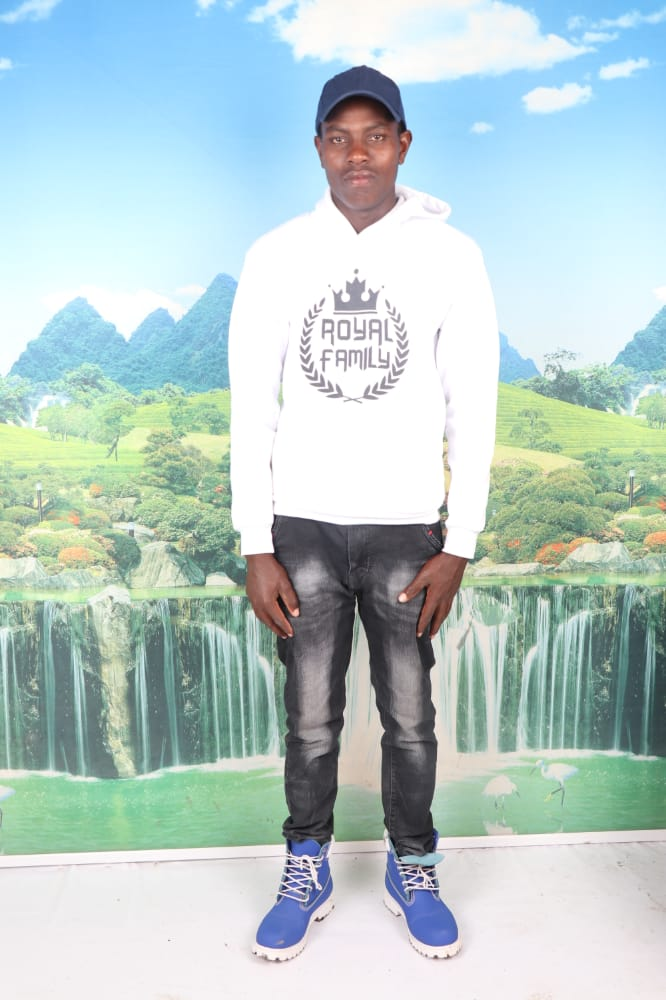
#> input picture images/best.jpg, 666 x 1000 px
$ python dataset.py
#> lines starting #> are read from the running program, lines starting #| are printed output that depends on the picture; after the words box and inside, x2 and y2 are one past the last pixel; in counts of white or black regions, pixels touching at a corner belong together
import cv2


trained_face_data = cv2.CascadeClassifier('haarcascade_frontalface_default.xml')
img = cv2.imread('images/best.jpg')
#> img is the input picture: shape (1000, 666, 3); mean B, G, R 202.8, 203.8, 183.4

# must convert to grayscale
grascaled_img = cv2.cvtColor(img, cv2.COLOR_BGR2GRAY)
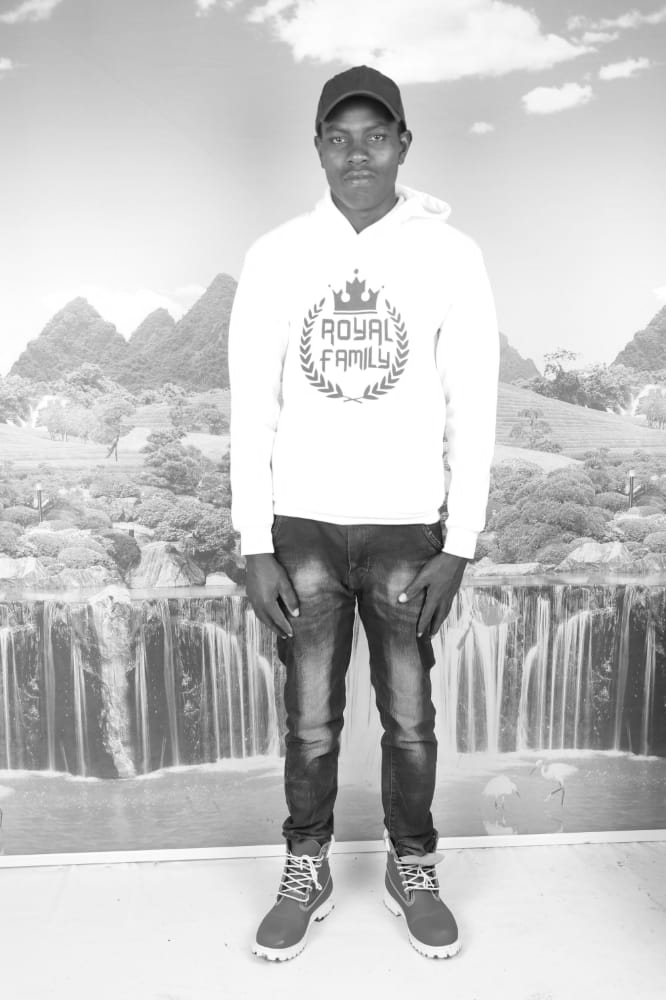
#> grascaled_img: shape (1000, 666); min 9, max 255, mean 197.6

# face detect
face_coordinates = trained_face_data.detectMultiScale(grascaled_img)
#> face_coordinates = [[292, 709, 49, 49], [313, 104, 91, 91]]

# Draw the rectangle around the faces
(x, y, w, h) = face_coordinates[0]
#> x = 292; y = 709; w = 49; h = 49
cv2.rectangle(img, (x, y), (x+w, y+h), (0, 255, 0), 10)
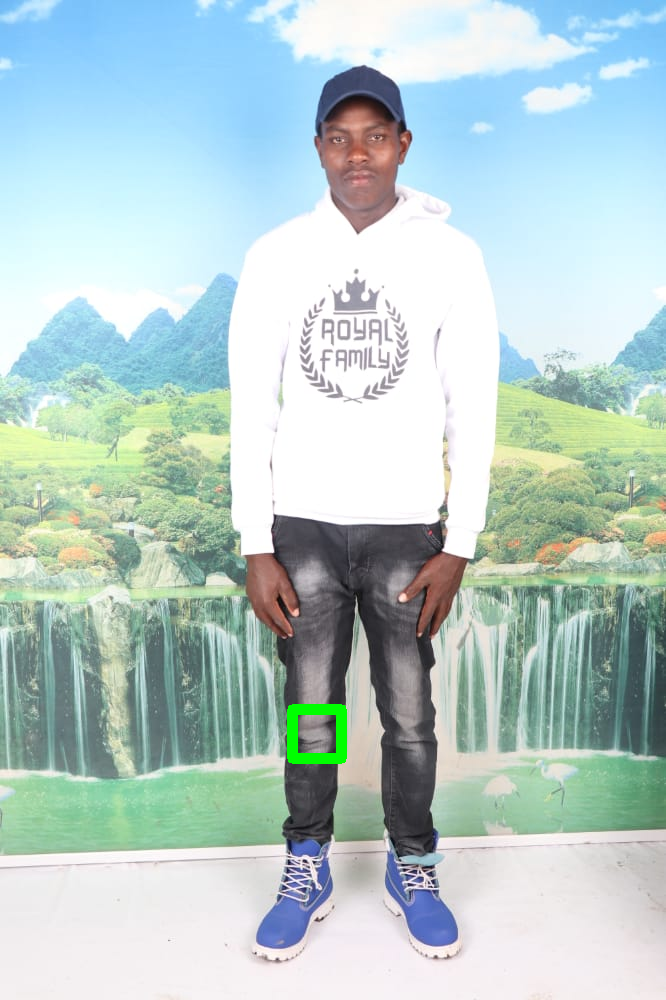
#> img: shape (1000, 666, 3); 0.32% of pixels changed, all inside (x1, y1, x2, y2) = (287, 704, 347, 764)

cv2.imshow('face detector', img)
cv2.waitKey()
